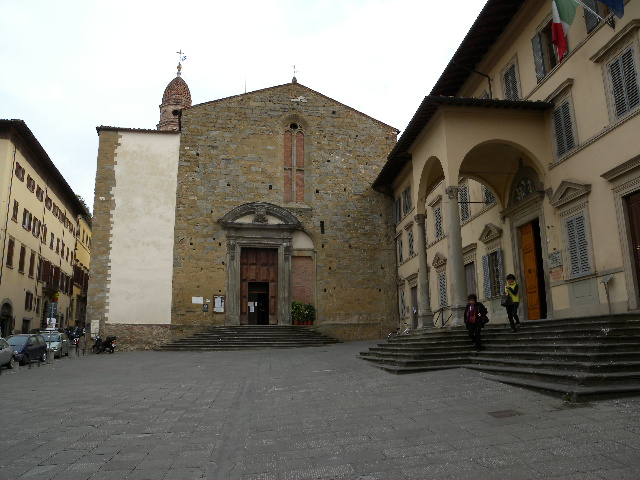
#> input picture samples/DSCN0040.jpg, 640 x 480 px
$ python detect_black_white.py ../samples/DSCN0040.jpg
#> lines starting #> are read from the running program, lines starting #| are printed output that depends on the picture
#!/usr/bin/env python3
"""
Black and White Image Detection Utility

Detects whether images are black and white (grayscale) or color.
An image is considered black and white if all pixels have equal R, G, and B values.
"""

import os
from pathlib import Path
from typing import Optional, Tuple
from PIL import Image


def is_black_and_white(image_path: str, tolerance: int = 0, sample_size: Optional[Tuple[int, int]] = None) -> bool:
    """
    Detect if an image is black and white (grayscale).

    An image is considered black and white if all pixels have equal R, G, and B values
    (within an optional tolerance for compression artifacts).

    Args:
        image_path: Path to the image file
        tolerance: Maximum difference allowed between RGB channels (default: 0).
                   Use tolerance > 0 for JPEG images that may have compression artifacts.
        sample_size: Optional tuple (width, height) to resize image for faster processing.
                     If None, processes full resolution image.

    Returns:
        True if the image is black and white, False otherwise
    """
#> called with image_path = '../samples/DSCN0040.jpg', tolerance = 3, sample_size = (800, 600)
    try:
        with Image.open(image_path) as img:
            # Convert to RGB if necessary (handles grayscale, RGBA, etc.)
#> img is the input picture: PIL image 640x480 RGB; mean R, G, B 117.9, 113.8, 104.1
            if img.mode != 'RGB':
                img = img.convert('RGB')

            # Optionally resize for faster processing on large images
            if sample_size:
                img = img.resize(sample_size, Image.Resampling.LANCZOS)
#> img: PIL image 800x600 RGB

            # Get pixel data
            pixels = list(img.getdata())
#> pixels = 480000 items

            # Check if all pixels have equal RGB values (within tolerance)
            for r, g, b in pixels:
                if abs(r - g) > tolerance or abs(r - b) > tolerance or abs(g - b) > tolerance:
                    return False
#> this loop made 1 pass
#> (r, g, b) on pass 1: (237, 251, 252)

            return True

    except Exception as e:
        print(f"Warning: Could not analyze image {image_path}: {e}")
        return False


# [48 lines left out: function is_black_and_white_fast, not called in this run]


def get_image_color_type(image_path: str, tolerance: int = 3) -> str:
    """
    Determine the color type of an image.

    Args:
        image_path: Path to the image file
        tolerance: Maximum difference allowed between RGB channels

    Returns:
        One of: 'grayscale', 'color', or 'unknown' (if error occurred)
    """
#> called with image_path = '../samples/DSCN0040.jpg', tolerance = 3
    try:
        with Image.open(image_path) as img:
            # Check if image mode is already grayscale
            if img.mode in ('L', 'LA'):  # L = grayscale, LA = grayscale with alpha
                return 'grayscale'

            # Convert to RGB and check pixel values
            if img.mode != 'RGB':
                img = img.convert('RGB')

            # Use numpy for fast detection if available
            try:
                import numpy as np
                img_array = np.array(img)

                if len(img_array.shape) == 2:
                    return 'grayscale'

                r = img_array[:, :, 0]
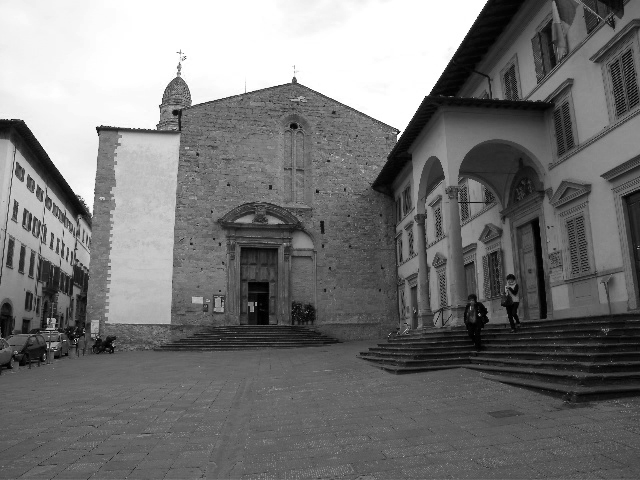
#> r: shape (480, 640); min 0, max 255, mean 117.9
                g = img_array[:, :, 1]
                b = img_array[:, :, 2]
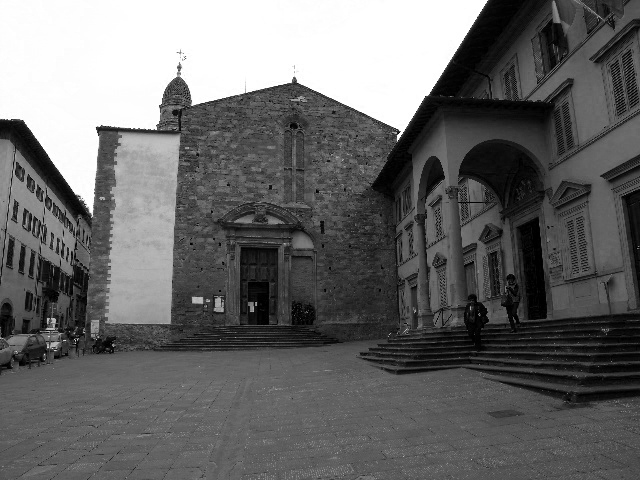
#> b: shape (480, 640); min 0, max 255, mean 104.1

                rg_diff = np.abs(r.astype(np.int16) - g.astype(np.int16))
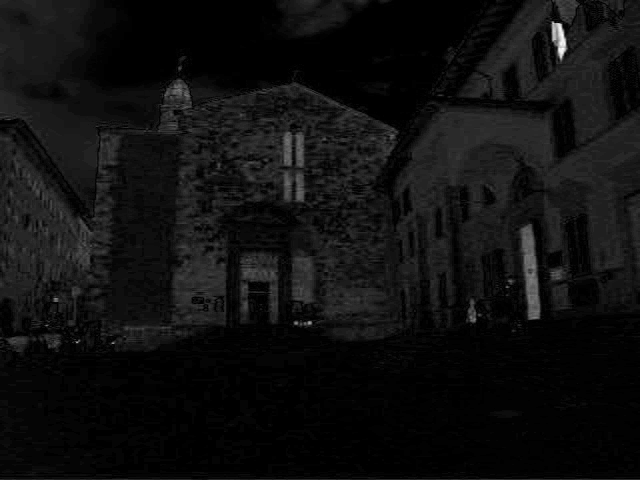
#> rg_diff: shape (480, 640) int16; min 0, max 97, mean 6.1; drawn with min black and max white
                rb_diff = np.abs(r.astype(np.int16) - b.astype(np.int16))
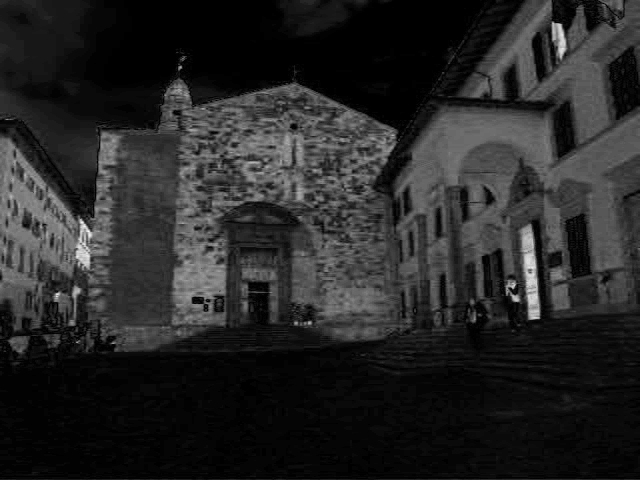
#> rb_diff: shape (480, 640) int16; min 0, max 99, mean 15.3; drawn with min black and max white
                gb_diff = np.abs(g.astype(np.int16) - b.astype(np.int16))
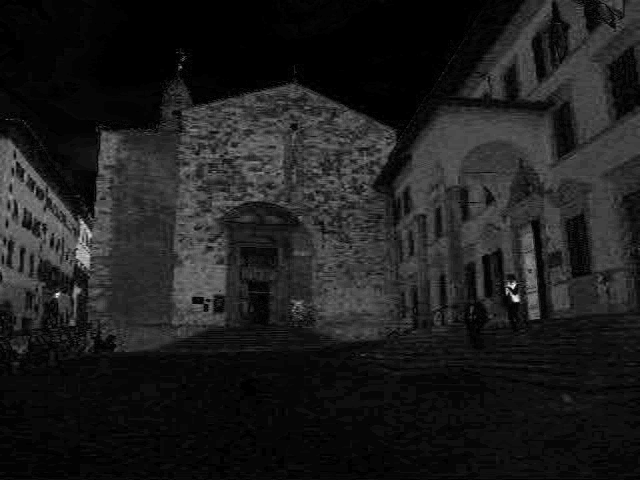
#> gb_diff: shape (480, 640) int16; min 0, max 85, mean 10; drawn with min black and max white

                if np.all(rg_diff <= tolerance) and np.all(rb_diff <= tolerance) and np.all(gb_diff <= tolerance):
                    return 'grayscale'
                else:
                    return 'color'

            except ImportError:
                # Fallback without numpy
                if is_black_and_white(image_path, tolerance=tolerance, sample_size=(800, 600)):
                    return 'grayscale'
                else:
                    return 'color'

    except Exception as e:
        print(f"Warning: Could not determine color type for {image_path}: {e}")
        return 'unknown'


# [54 lines left out: function batch_detect_black_and_white, not called in this run]


if __name__ == "__main__":
    import argparse

    parser = argparse.ArgumentParser(description='Detect black and white images')
    parser.add_argument('image_paths', nargs='+', help='Image file paths to analyze')
    parser.add_argument('--tolerance', type=int, default=3,
                       help='Tolerance for RGB channel differences (default: 3)')
    parser.add_argument('--fast', action='store_true',
                       help='Use fast numpy-based detection')
    parser.add_argument('--batch', action='store_true',
                       help='Process as batch and show summary')

    args = parser.parse_args()

    if args.batch:
        results = batch_detect_black_and_white(
            args.image_paths,
            use_fast_method=args.fast,
            tolerance=args.tolerance
        )
        print("\nGrayscale images:")
        for path in results['grayscale']:
            print(f"  {path}")
    else:
        for path in args.image_paths:
            is_bw = is_black_and_white_fast(path, tolerance=args.tolerance) if args.fast \
                    else is_black_and_white(path, tolerance=args.tolerance, sample_size=(800, 600))
            color_type = get_image_color_type(path, tolerance=args.tolerance)
            print(f"{path}: {'Grayscale' if is_bw else 'Color'} ({color_type})")
